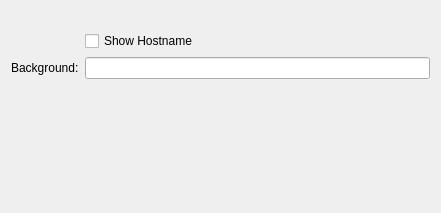
<?xml version="1.0" encoding="UTF-8"?>
<ui version="4.0">
 <class>SessionConfig</class>
 <widget class="QWidget" name="SessionConfig">
  <property name="geometry">
   <rect>
    <x>0</x>
    <y>0</y>
    <width>441</width>
    <height>213</height>
   </rect>
  </property>
  <layout class="QFormLayout" name="formLayout">
   <property name="fieldGrowthPolicy">
    <enum>QFormLayout::ExpandingFieldsGrow</enum>
   </property>
   <item row="0" column="0">
    <widget class="QLabel" name="label">
     <property name="text">
      <string/>
     </property>
    </widget>
   </item>
   <item row="2" column="0">
    <widget class="QLabel" name="label_2">
     <property name="text">
      <string>Background:</string>
     </property>
    </widget>
   </item>
   <item row="2" column="1">
    <widget class="KLineEdit" name="kcfg_background"/>
   </item>
   <item row="1" column="1">
    <widget class="QCheckBox" name="kcfg_hostname">
     <property name="text">
      <string>Show Hostname</string>
     </property>
    </widget>
   </item>
  </layout>
 </widget>
 <customwidgets>
  <customwidget>
   <class>KLineEdit</class>
   <extends>QLineEdit</extends>
   <header>klineedit.h</header>
  </customwidget>
 </customwidgets>
 <resources/>
 <connections/>
</ui>
